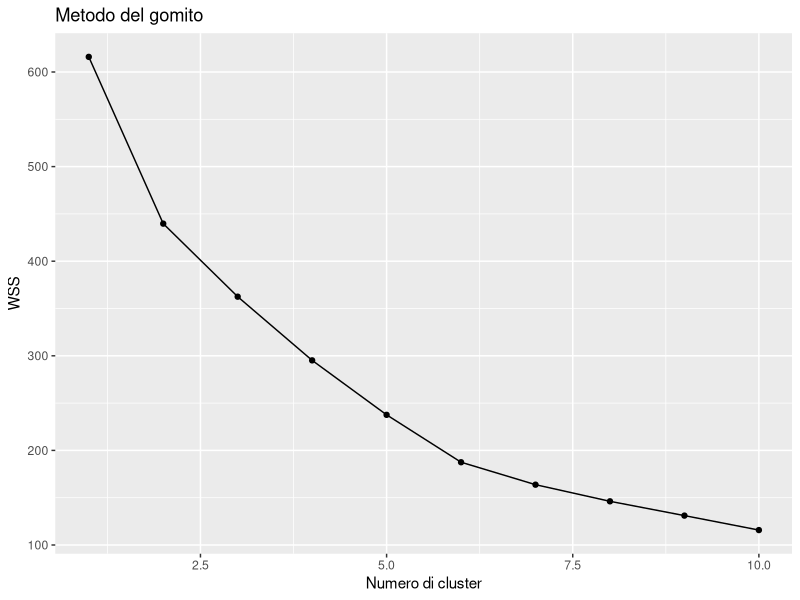
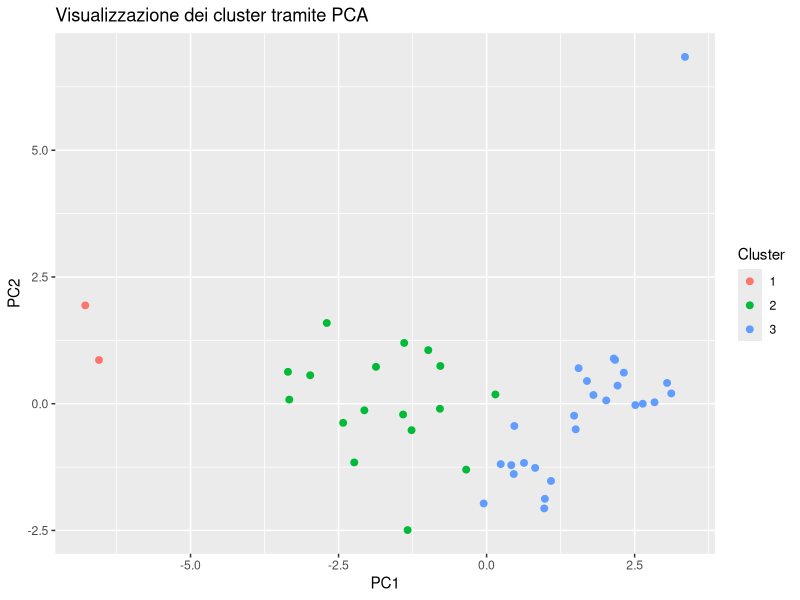
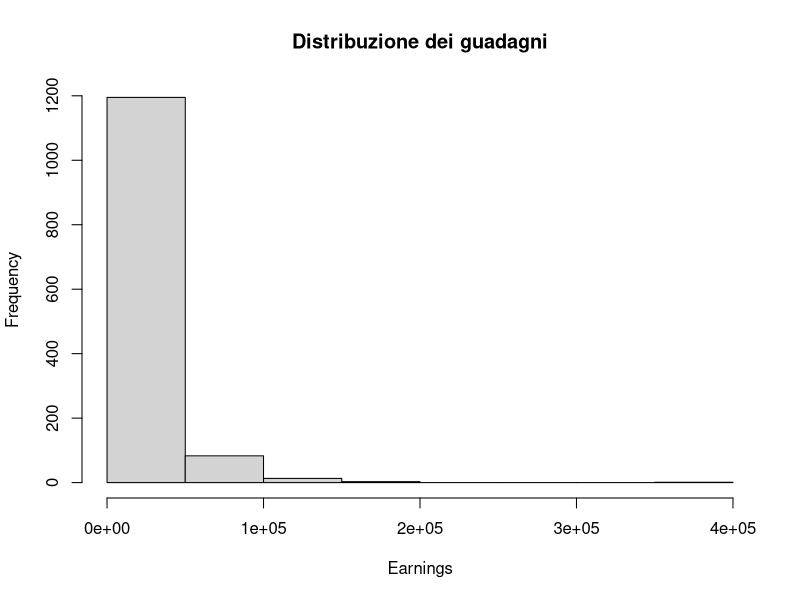
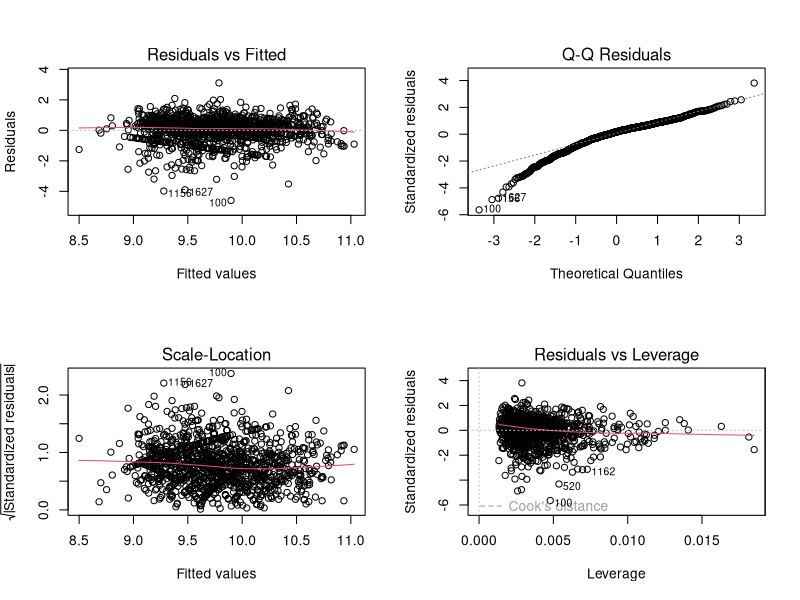

R code for these plots, in order:
#' ---
#' title: "Homework 3 - Data Analytics"
#' author: "Ivan Santagati"
#' output: html_document
#' ---

# Esercizio 1:
#
# Si considerino i dati disponibili qui
# https://instruction.bus.wisc.edu/jfrees/jfreesbooks/regression%20modeling/bookwebdec2010/CSVData/UNLifeExpectancy.csv
# La descrizione delle variabili è in
# https://instruction.bus.wisc.edu/jfrees/jfreesbooks/regression%20modeling/bookwebdec2010/DataDescriptions.pdf 
# al capitolo National Life Expectancies.

# Si tratta di dati sull’aspettativa di vita in vari paesi: si vuole cercare di individuare paesi con profili simili. Si svolga un’analisi di raggruppamento usando una delle tecniche presentate nel corso.
# Valutate: - eventuale pulizia dei dati - l’uso di opportune trasformazioni - fornite misure della qualità dei cluster ottenuti

# Caricamento e pulizia nomi colonne
dati <- read.csv("UNLifeExpectancy.csv")
colnames(dati) <- trimws(colnames(dati))

# Selezione dati numerici e rimozione NA
dati_num <- dati[ , sapply(dati, is.numeric)]
dati_num <- na.omit(dati_num)

# Standardizzazione
dati_scalati <- scale(dati_num)

# Metodo del gomito
wss <- numeric(10)
for (k in 1:10) {
  kmeans_temp <- kmeans(dati_scalati, centers = k, nstart = 10)
  wss[k] <- sum(kmeans_temp$withinss)
}

# Grafico del gomito
library(ggplot2)
df_gomito <- data.frame(k = 1:10, wss = wss)

ggplot(df_gomito, aes(x = k, y = wss)) +
  geom_line() +
  geom_point() +
  labs(title = "Metodo del gomito", x = "Numero di cluster", y = "WSS")

# K-means con 3 cluster
set.seed(123)
kmeans_finale <- kmeans(dati_scalati, centers = 3, nstart = 25)

# PCA e visualizzazione
pca <- prcomp(dati_scalati)
pca_df <- as.data.frame(pca$x[, 1:2])
pca_df$Cluster <- factor(kmeans_finale$cluster)

ggplot(pca_df, aes(x = PC1, y = PC2, color = Cluster)) +
  geom_point(size = 2) +
  labs(title = "Visualizzazione dei cluster tramite PCA")

# Distribuzione cluster
table(kmeans_finale$cluster)



# Esercizio 2:
#
# Il dataset earnings.csv è disponibile su moodle e deriva da una ricerca “WORK, FAMILY, AND WELL-BEING IN THE UNITED STATES, 1990”.
# Il dataset allegato è la versione utilizzata nel libro “Regression and other stories” di Gelman et al. (https://users.aalto.fi/~ave/ROS.pdf). I nomi di colonna sono esplicativi del contenuto delle variabili. Inoltre potete fare riferimento al codebook del dataset originale (wfwcodebook.txt) e allo script utilizzato nel libro per creare il dataset (earnings_setup.R).
# Costruite un modello di regressione multipla ove il guadagno è la variabile risposta.
# Ponete attenzione: - alla eventuale pulizia dei dati - alla possibilità di utilizzare trasformazioni - alla qualità e parsimonia del modello finale

# Caricamento dati
dati <- read.csv("earnings.csv")

# Struttura e NA
str(dati)
colSums(is.na(dati))

# Rimozione NA
dati_puliti <- na.omit(dati)

# Rimozione guadagni nulli/negativi
dati_puliti <- dati_puliti[dati_puliti$earn > 0, ]

# Istogramma
hist(dati_puliti$earn, main = "Distribuzione dei guadagni", xlab = "Earnings")

# Log-transform
dati_puliti$log_earn <- log(dati_puliti$earn)

# Modello iniziale
modello_iniziale <- lm(log_earn ~ age + education + height + weight + male, data = dati_puliti)

# Riepilogo
summary(modello_iniziale)

# Stepwise
modello_finale <- step(modello_iniziale, direction = "both")

# Riepilogo finale
summary(modello_finale)

# Diagnostica
par(mfrow = c(2,2))
plot(modello_finale)

     


